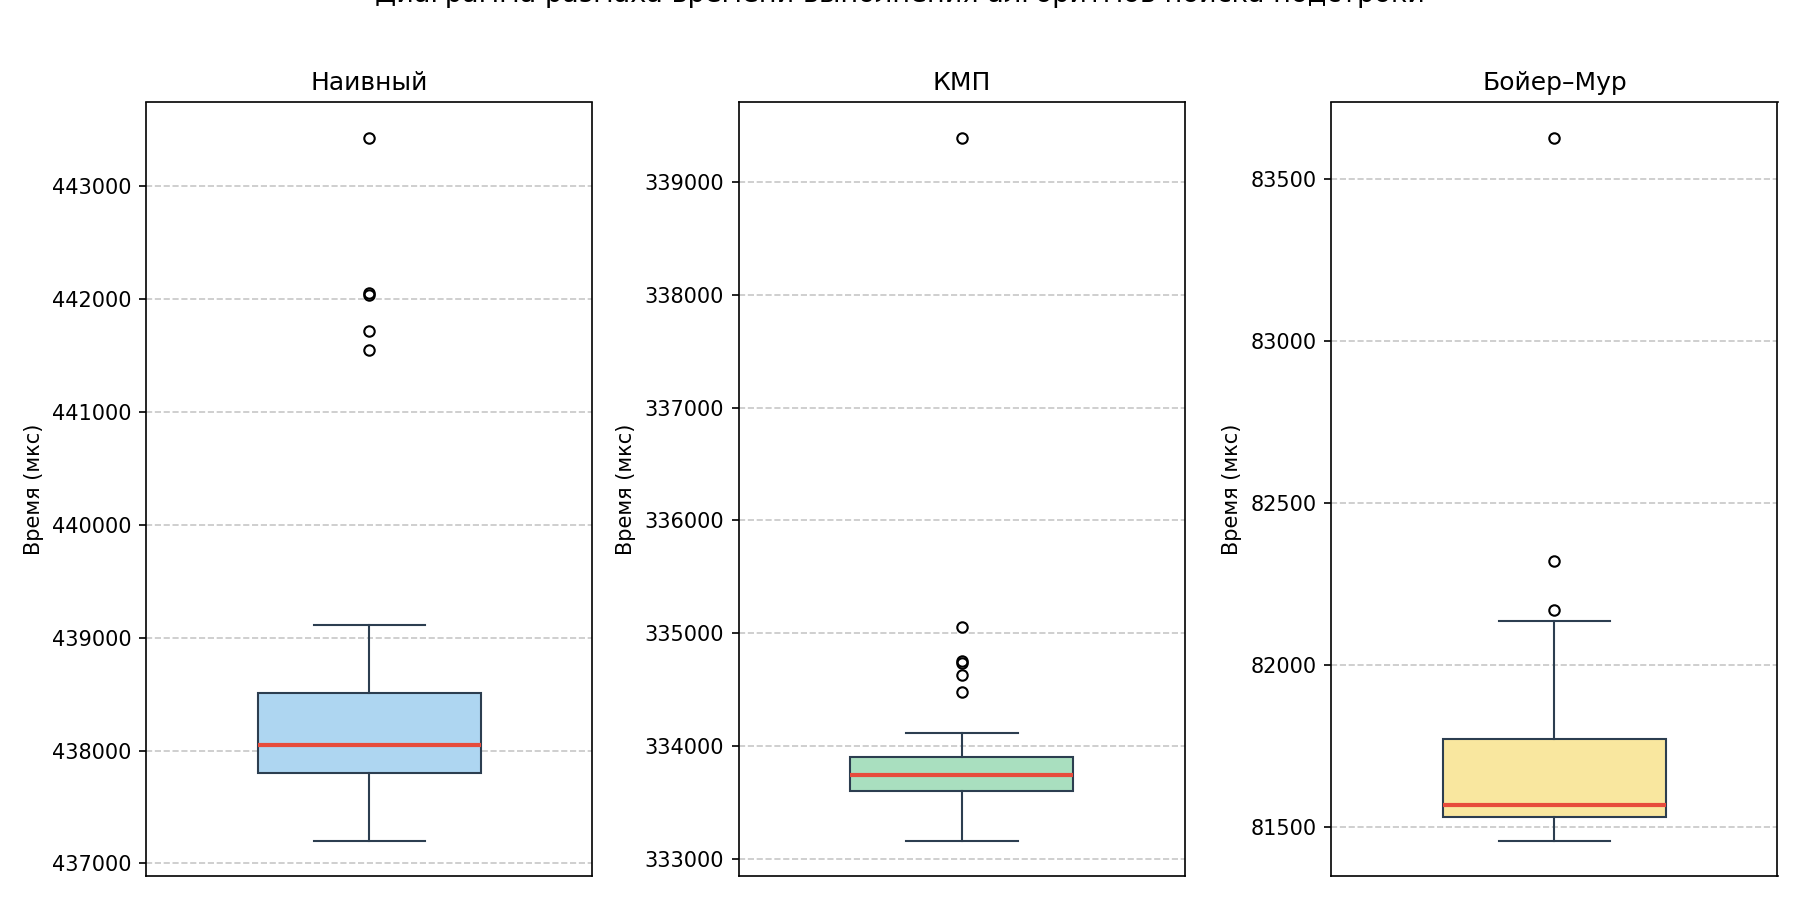

Write Python code to recreate this figure.
import pandas as pd
import matplotlib.pyplot as plt

df = pd.read_csv("benchmark_results.csv")

data   = [df["naive"], df["kmp"], df["bm"]]
labels = ["Наивный", "КМП", "Бойер–Мур"]
colors = ["#AED6F1", "#A9DFBF", "#F9E79F"]

fig, axes = plt.subplots(1, 3, figsize=(12, 6))
fig.suptitle("Диаграмма размаха времени выполнения алгоритмов поиска подстроки", fontsize=13, y=1.02)
for ax, series, label, color in zip(axes, data, labels, colors):
    ax.boxplot(series, patch_artist=True, widths=0.5,
               boxprops=dict(facecolor=color, color="#2C3E50"),
               medianprops=dict(color="#E74C3C", linewidth=2),
               whiskerprops=dict(color="#2C3E50"),
               capprops=dict(color="#2C3E50"),
               flierprops=dict(marker="o", color="#E74C3C", markersize=5))

    ax.set_title(label, fontsize=12)
    ax.set_ylabel("Время (мкс)")
    ax.yaxis.grid(True, linestyle="--", alpha=0.7)
    ax.set_axisbelow(True)
    ax.set_xticks([])

plt.tight_layout()
plt.savefig("boxplot.png", dpi=150)
print("Сохранено: boxplot.png")
